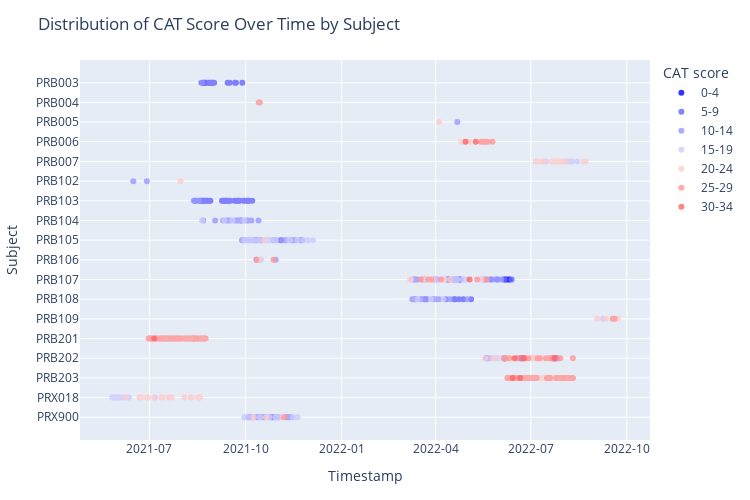

This figure's notebook cell:
### Code cell
# Define color scale for each score range
color_scale = {
    0: '#0000FF',
    5: '#6666FF',
    10: '#9999FF',
    15: '#CCCCFF',
    20: '#FFCCCC',
    25: '#FF9999',
    30: '#FF6666',
    35: 'red',
    40: 'red'
}

# Plot
fig = go.Figure()

# Iterate through each score range and plot
for score_range, group in df.groupby('Score_Range'):
    fig.add_trace(go.Scatter(
        x=group['timestamp'],
        y=group['id'],
        mode='markers',
        marker=dict(
            size=6,
            color=color_scale[score_range],
        ),
        name=f'{score_range}-{score_range+4}'
    ))

# Adjust layout
fig.update_traces(opacity=.8)
fig.update_layout(
    title="Distribution of CAT Score Over Time by Subject",
    xaxis_title="Timestamp",
    yaxis_title="Subject",
    xaxis=dict(tickformat='%Y-%m'),
    yaxis=dict(categoryarray=df.id.unique(), autorange="reversed"),
    legend_title="CAT score",
    autosize=False,
    width=750,
    height=500,
    margin=dict(t=60, b=60)
)

fig.show()
